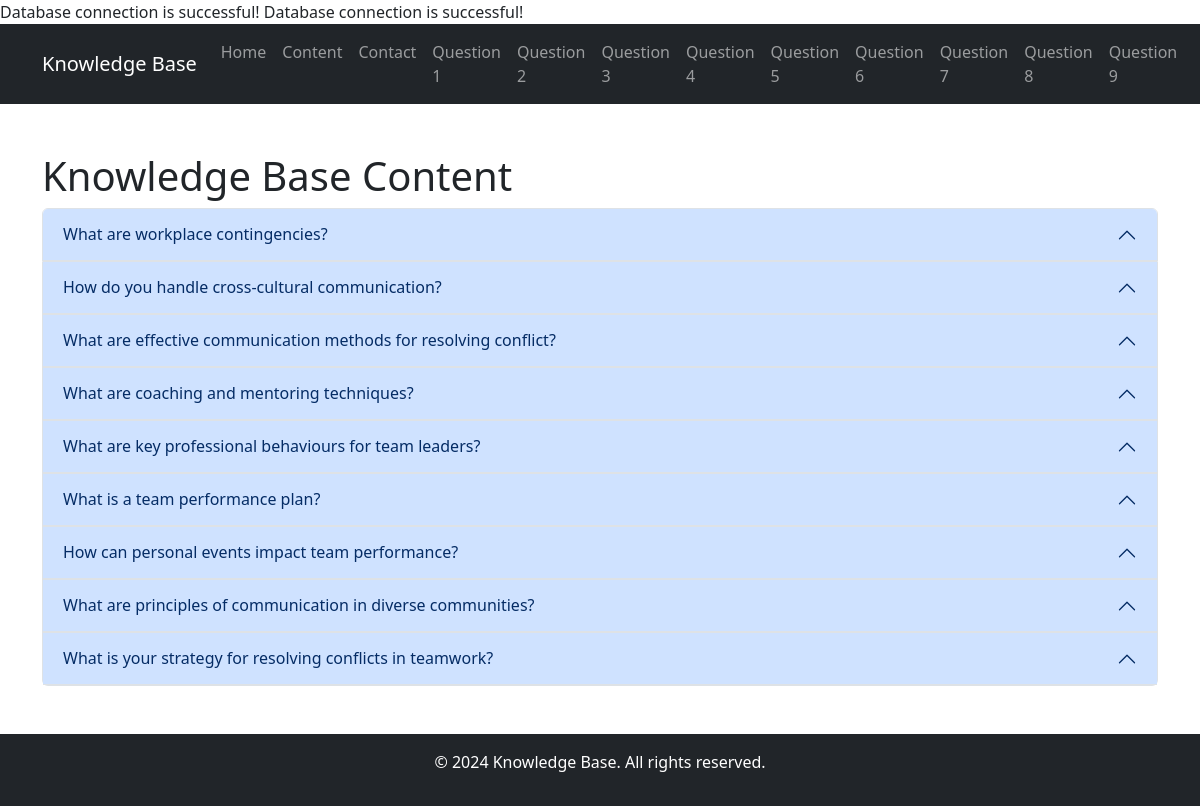
Before: /content.php with the older database file.
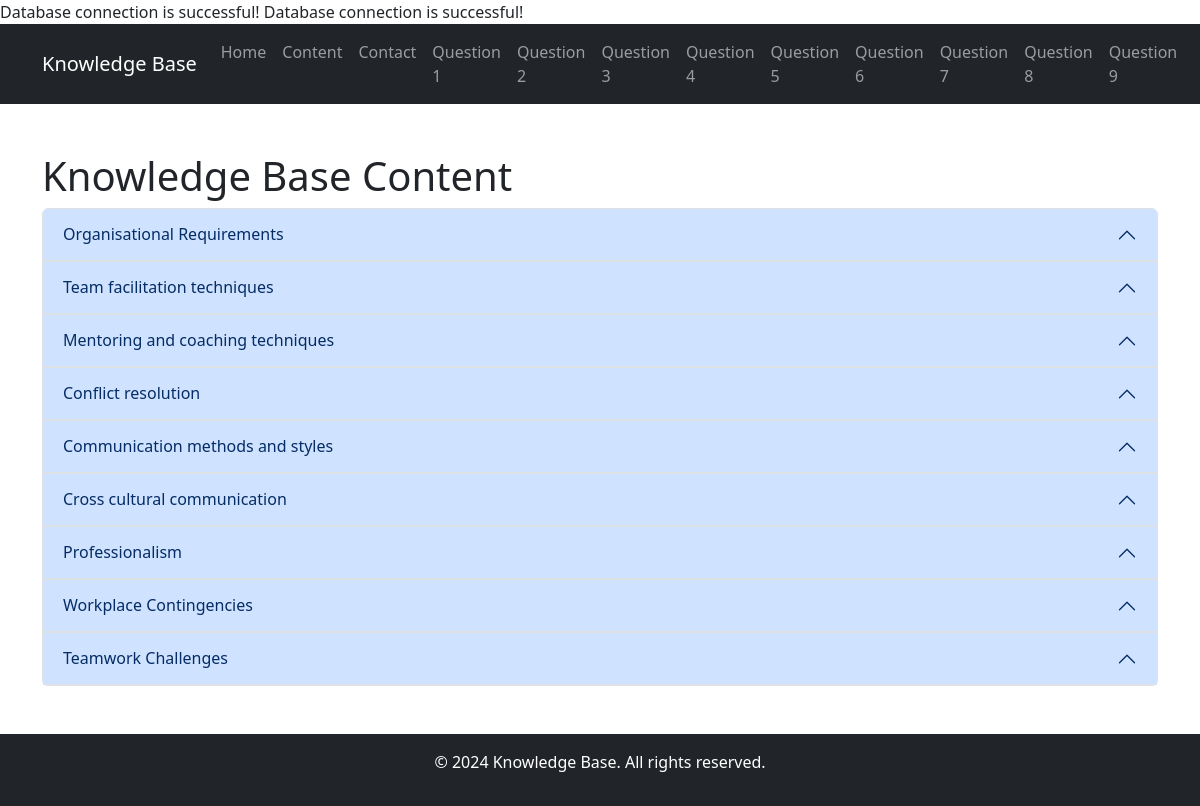
After: the same page with the newer database file.
### tables this page shows
CREATE TABLE `questions` (
  `id` int(11) NOT NULL,
  `question` text NOT NULL,
  `description` text DEFAULT NULL,
  `answer` text NOT NULL
);

### content.php (the view, shortened to what this page needs)
<?php include 'includes/db_connect.php'; ?>
<!DOCTYPE html>
<html lang="en">
<head>
    <link rel="stylesheet" href="css/style.css">
    <link rel="stylesheet" href="https://cdn.jsdelivr.net/npm/bootstrap@5.3.0-alpha1/dist/css/bootstrap.min.css">
</head>
<body>
    <?php include 'includes/header.php'; ?>
    <main class="container my-5">
        <h1>Knowledge Base Content</h1>
        <?php
        $sql = "SELECT * FROM questions";
        $result = $conn->query($sql);
        if (!$result) {
            echo "<p>Error fetching data: " . $conn->error . "</p>";
        } elseif ($result->num_rows > 0) {
        ?>
        <div class="accordion" id="contentAccordion">
            <?php while ($row = $result->fetch_assoc()): ?>
            <div class="accordion-item">
                <h2 class="accordion-header" id="heading<?php echo $row['id']; ?>">
                    <button class="accordion-button" type="button" data-bs-toggle="collapse" data-bs-target="#collapse<?php echo $row['id']; ?>" aria-expanded="true" aria-controls="collapse<?php echo $row['id']; ?>">
                        <?php echo htmlspecialchars($row['question']); ?>
                    </button>
                </h2>
            </div>
            <?php endwhile; ?>
        </div>
        <?php
        } else {
            echo "<p>No content available.</p>";
        }
        ?>
    </main>
    <?php include 'includes/footer.php'; ?>
</body>
</html>

### includes/header.php (shortened to what this page needs)
<?php include 'db_connect.php'; ?>
<header>
    <nav class="navbar navbar-expand-lg navbar-dark bg-dark">
        <div class="container">
            <a class="navbar-brand" href="index.php">Knowledge Base</a>
            <div class="collapse navbar-collapse" id="navbarNav">
                <ul class="navbar-nav ms-auto">
                    <li class="nav-item"><a class="nav-link" href="index.php">Home</a></li>
                    <li class="nav-item"><a class="nav-link" href="content.php">Content</a></li>
                    <li class="nav-item"><a class="nav-link" href="contact.php">Contact</a></li>
                    <?php
                    $sql = "SELECT id FROM questions ORDER BY id ASC";
                    $result = $conn->query($sql);
                    if ($result && $result->num_rows > 0):
                        while ($row = $result->fetch_assoc()):
                    ?>
                        <li class="nav-item">
                            <a class="nav-link" href="question.php?id=<?php echo $row['id']; ?>">
                                Question <?php echo htmlspecialchars($row['id']); ?>
                            </a>
                        </li>
                    <?php
                        endwhile;
                    endif;
                    ?>
                </ul>
            </div>
        </div>
    </nav>
</header>

Changed rows visible on the page:
changed questions id 1: question "What are workplace contingencies?" → "Organisational Requirements"
changed questions id 2: question "How do you handle cross-cultural communication?" → "Team facilitation techniques"
changed questions id 3: question "What are effective communication methods for resolving conflict?" → "Mentoring and coaching techniques"
changed questions id 4: question "What are coaching and mentoring techniques?" → "Conflict resolution"
changed questions id 5: question "What are key professional behaviours for team leaders?" → "Communication methods and styles"
changed questions id 6: question "What is a team performance plan?" → "Cross cultural communication"
changed questions id 7: question "How can personal events impact team performance?" → "Professionalism"
changed questions id 8: question "What are principles of communication in diverse communities?" → "Workplace Contingencies"
changed questions id 9: question "What is your strategy for resolving conflicts in teamwork?" → "Teamwork Challenges"
